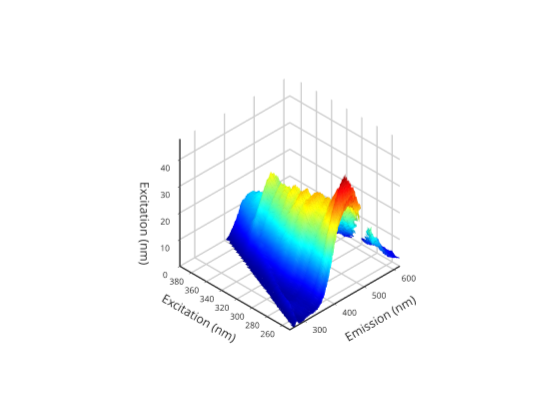

Here is the notebook cell this chart was saved with:
### Code cell
% use the plotly plotting command to make the surface rotatable
graphics_toolkit ("plotly"); 
makesurfaceplot(F,em,ex)

### Figure 1 — Plotly figure (JSON) as saved in the notebook; plotly's stock layout.template omitted (floating-point values rounded to 4 significant figures; data arrays with more than 128 entries replaced by an {"elided": "..."} marker saying what was removed)
{"data": [{"autocolorscale": "false", "cauto": "false", "cmax": 43.28, "cmin": 0, "colorscale": [[0, "rgb(0,0,143)"], [0.01587, "rgb(0,0,159)"], [0.03175, "rgb(0,0,175)"], [0.04762, "rgb(0,0,191)"], [0.06349, "rgb(0,0,207)"], [0.07937, "rgb(0,0,223)"], [0.09524, "rgb(0,0,239)"], [0.1111, "rgb(0,0,255)"], [0.127, "rgb(0,15,255)"], [0.1429, "rgb(0,31,255)"], [0.1587, "rgb(0,47,255)"], [0.1746, "rgb(0,63,255)"], [0.1905, "rgb(0,79,255)"], [0.2063, "rgb(0,95,255)"], [0.2222, "rgb(0,111,255)"], [0.2381, "rgb(0,127,255)"], [0.254, "rgb(0,143,255)"], [0.2698, "rgb(0,159,255)"], [0.2857, "rgb(0,175,255)"], [0.3016, "rgb(0,191,255)"], [0.3175, "rgb(0,207,255)"], [0.3333, "rgb(0,223,255)"], [0.3492, "rgb(0,239,255)"], [0.3651, "rgb(0,255,255)"], [0.381, "rgb(15,255,239)"], [0.3968, "rgb(31,255,223)"], [0.4127, "rgb(47,255,207)"], [0.4286, "rgb(63,255,191)"], [0.4444, "rgb(79,255,175)"], [0.4603, "rgb(95,255,159)"], [0.4762, "rgb(111,255,143)"], [0.4921, "rgb(127,255,127)"], [0.5079, "rgb(143,255,111)"], [0.5238, "rgb(159,255,95)"], [0.5397, "rgb(175,255,79)"], [0.5556, "rgb(191,255,63)"], [0.5714, "rgb(207,255,47)"], [0.5873, "rgb(223,255,31)"], [0.6032, "rgb(239,255,15)"], [0.619, "rgb(255,255,0)"], [0.6349, "rgb(255,239,0)"], [0.6508, "rgb(255,223,0)"], [0.6667, "rgb(255,207,0)"], [0.6825, "rgb(255,191,0)"], [0.6984, "rgb(255,175,0)"], [0.7143, "rgb(255,159,0)"], [0.7302, "rgb(255,143,0)"], [0.746, "rgb(255,127,0)"], [0.7619, "rgb(255,111,0)"], [0.7778, "rgb(255,95,0)"], [0.7937, "rgb(255,79,0)"], [0.8095, "rgb(255,63,0)"], [0.8254, "rgb(255,47,0)"], [0.8413, "rgb(255,31,0)"], [0.8571, "rgb(255,15,0)"], [0.873, "rgb(255,0,0)"], [0.8889, "rgb(239,0,0)"], [0.9048, "rgb(223,0,0)"], [0.9206, "rgb(207,0,0)"], [0.9365, "rgb(191,0,0)"], [0.9524, "rgb(175,0,0)"], [0.9683, "rgb(159,0,0)"], [0.9841, "rgb(143,0,0)"], [1, "rgb(127,0,0)"]], "contours": {"x": {"highlight": true, "highlightcolor": "rgb(0, 0, 0)", "highlightwidth": 1, "show": false}, "y": {"highlight": true, "highlightcolor": "rgb(0, 0, 0)", "highlightwidth": 1, "show": false}, "z": {"highlight": true, "highlightcolor": "rgb(0, 0, 0)", "highlightwidth": 1, "show": false}}, "name": "", "scene": "scene", "showlegend": false, "showscale": false, "surfacecolor": {"elided": "30x371 float values"}, "type": "surface", "visibility": true, "x": {"elided": "371 float values"}, "y": [250, 255, 260, 265.1, 270, 275, 280, 285.1, 290, 295, 300, 305.1, 310, 315, 320, 325.1, 330, 335.1, 340, 345.1, 350, 355.1, 360, 365.1, 370, 375.1, 380, 385, 390, 395.1], "z": {"elided": "30x371 float values"}}], "layout": {"height": 420, "hovermode": "closest", "margin": {"b": 0, "l": 0, "r": 0, "t": 0}, "plot_bgcolor": "rgba(0, 0, 0, 0)", "scene": {"aspectmode": "manual", "aspectratio": {"x": 0.9091, "y": 0.9091, "z": 0.9091}, "camera": {"center": {"x": 0, "y": 0, "z": 0}, "eye": {"x": 1.25, "y": 1.25, "z": 1.25}, "projection": {"type": "orthographic"}, "up": {"x": 0, "y": 0, "z": 1}}, "domain": {"x": [0.13, 0.905], "y": [0.11, 0.925]}, "xaxis": {"autorange": false, "exponentformat": "none", "gridcolor": "", "gridwidth": 3, "linecolor": "rgb(38,38,38)", "linewidth": 3, "mirror": false, "range": [620, 250], "showgrid": true, "showline": true, "side": "bottom", "spikedash": "solid", "spikemode": "across", "spikesides": false, "spikethickness": 1, "tickangle": 0, "tickcolor": "rgb(38,38,38)", "tickfont": {"color": "rgb(38,38,38)", "size": 10}, "ticklen": 3, "ticks": "outside", "ticktext": ["300", "400", "500", "600"], "tickvals": [300, 400, 500, 600], "title": {"font": {"color": "rgb(38,38,38)", "size": 12}, "text": "Emission (nm)"}, "type": "linear", "visible": true, "zeroline": false}, "yaxis": {"autorange": false, "exponentformat": "none", "gridcolor": "", "gridwidth": 3, "linecolor": "rgb(38,38,38)", "linewidth": 3, "mirror": false, "range": [395.1, 250], "showgrid": true, "showline": true, "side": "left", "spikedash": "solid", "spikemode": "across", "spikesides": false, "spikethickness": 1, "tickangle": 0, "tickcolor": "rgb(38,38,38)", "tickfont": {"color": "rgb(38,38,38)", "size": 10}, "ticklen": 3, "ticks": "outside", "ticktext": ["260", "280", "300", "320", "340", "360", "380"], "tickvals": [260, 280, 300, 320, 340, 360, 380], "title": {"font": {"color": "rgb(38,38,38)", "size": 12}, "text": "Excitation (nm)"}, "type": "linear", "visible": true, "zeroline": false}, "zaxis": {"autorange": false, "exponentformat": "none", "gridcolor": "", "gridwidth": 3, "linecolor": "rgb(38,38,38)", "linewidth": 3, "mirror": false, "range": [0, 47.61], "showgrid": true, "showline": true, "side": "none", "spikedash": "solid", "spikemode": "across", "spikesides": false, "spikethickness": 1, "tickangle": 0, "tickcolor": "rgb(38,38,38)", "tickfont": {"color": "rgb(38,38,38)", "size": 10}, "ticklen": 3, "ticks": "outside", "ticktext": ["0", "10", "20", "30", "40"], "tickvals": [0, 10, 20, 30, 40], "title": {"font": {"color": "rgb(38,38,38)", "size": 12}, "text": "Excitation (nm)"}, "type": "linear", "visible": true, "zeroline": false}}, "showlegend": false, "width": 560}}
